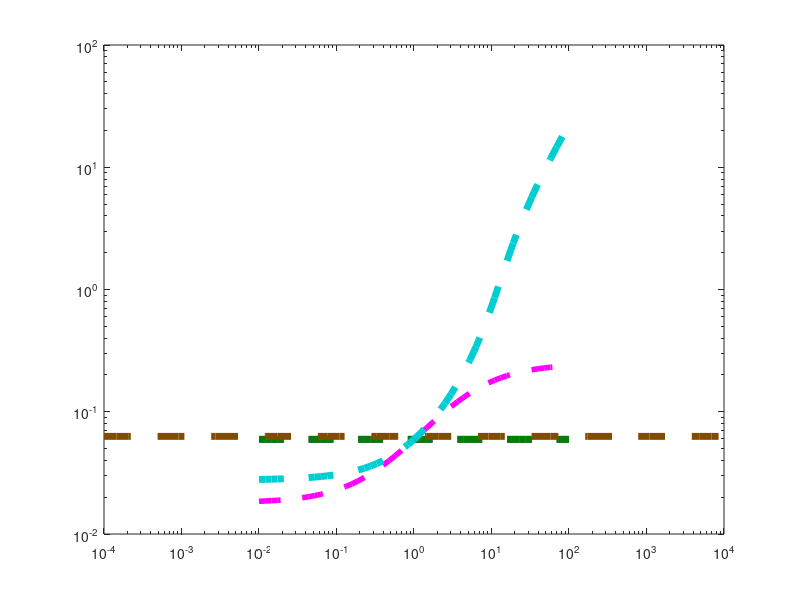

Recreate this plot in MATLAB. (Note: this script raises an error after producing the figure.)
clc
clear 
close all

% Steady state panel E

% define the Localized model equations

R_func = @(kp,kbi,kT,kL,kT_neg,kLT,kL_neg,kc,kc_neg,ki) kp ./(kbi + kT + kL - ((kT_neg.*kT)./(kT_neg+kLT)) + ((kL_neg .*(((kLT.*kT) ./ (kT_neg+kLT)) +kL) ./ (((kc.*kc_neg) ./ (kc_neg+ki)) -kL_neg - kc))));
T_func = @(R,kT,kT_neg,kLT) (kT.*R) ./ (kT_neg+kLT);
RL_func = @(R,kT,kT_neg, kLT,kL,kL_neg,ki,kc,kc_neg) -R.*(((kLT.*kT) ./ (kT_neg+kLT)) +kL)./ (((kc.*kc_neg) ./ (kc_neg+ki)) -kL_neg - kc);
Rc_func = @(kc,kc_neg,ki,RL) (kc.*RL) ./(kc_neg+ki);


%--------------------------%

% do kc max and half

clear kp kT kT_neg kc kc_neg ki kLT kL_neg kbi kL;

kc_0 = 0.1;
kc_vals = kc_0*logspace(-2,2,51);
for i=1:length(kc_vals)
    kp = 1;
    kT = (1/30)*10; 
    kT_neg = 0.12/10; 
    kc =  kc_vals(i);
    kc_neg = 0.05; 
    ki = 0.05; 
    kLT = logspace(-5,5,501); 
    kL_neg = 0.05; 
    kbi = 1*(3*10^-4); 
    kL = 0.1*kLT;
    
    R = R_func(kp,kbi,kT,kL,kT_neg,kLT,kL_neg,kc,kc_neg,ki);
    T = T_func(R,kT,kT_neg,kLT);
    RL = RL_func(R,kT,kT_neg, kLT,kL,kL_neg,ki,kc,kc_neg);
    Rc = Rc_func(kc,kc_neg,ki,RL);

      % find index for max
    ind = find(RL+Rc==max(RL+Rc));
    maxsignal(i) = max(RL+Rc)./(R(ind)+T(ind)+RL(ind)+Rc(ind));

    totalsignal = (RL+Rc)./(R+T+RL+Rc); % for this set of parameters 
    
    index = find(totalsignal>(0.5*maxsignal(i)),1);
    previoussignal = totalsignal(index-1); %RL(index-1) + Rc(index-1);
    nextsignal = totalsignal(index); %RL(index) + Rc(index);
    fraction = (0.5*maxsignal(i) - previoussignal)/(nextsignal - previoussignal);
    kLT_half(i) = kLT(index-1) + fraction*(kLT(index) - kLT(index-1));
end

kLT_half_kc = kLT_half;


% do kcneg max and half

clear kp kT kT_neg kc kc_neg ki kLT kL_neg kbi kL;

kcneg_0 = 0.05;
kcneg_vals = kcneg_0*logspace(-2,2,51);
for i=1:length(kcneg_vals)
    kp = 1;
    kT = (1/30)*10;
    kT_neg = 0.12/10; 
    kc =  kc_0;
    kc_neg = kcneg_vals(i);
    ki = 0.05;
    kLT = logspace(-5,5,501); 
    kL_neg = 0.05;
    kbi = 1*(3*10^-4); 
    kL = 0.1*kLT;
    
    R = R_func(kp,kbi,kT,kL,kT_neg,kLT,kL_neg,kc,kc_neg,ki);
    T = T_func(R,kT,kT_neg,kLT);
    RL = RL_func(R,kT,kT_neg, kLT,kL,kL_neg,ki,kc,kc_neg);
    Rc = Rc_func(kc,kc_neg,ki,RL);
    
      % find index for max
    ind = find(RL+Rc==max(RL+Rc));
    maxsignal(i) = max(RL+Rc)./(R(ind)+T(ind)+RL(ind)+Rc(ind));

    totalsignal = (RL+Rc)./(R+T+RL+Rc); % for this set of parameters 
    
    index = find(totalsignal>(0.5*maxsignal(i)),1);
    previoussignal = totalsignal(index-1); %RL(index-1) + Rc(index-1);
    nextsignal = totalsignal(index); %RL(index) + Rc(index);
    fraction = (0.5*maxsignal(i) - previoussignal)/(nextsignal - previoussignal);
    kLT_half(i) = kLT(index-1) + fraction*(kLT(index) - kLT(index-1));
end

kLT_half_kcneg = kLT_half;


% do ki max and half

clear kp kT kT_neg kc kc_neg ki kLT kL_neg kbi kL;

ki_0 = 0.05;
ki_vals = ki_0*logspace(-2,2,51);
for i=1:length(ki_vals)
    kp = 1;
    kT = (1/30)*10;
    kT_neg = 0.12/10; 
    kc =  kc_0;
    kc_neg = kcneg_0;
    ki = ki_vals(i);
    kLT = logspace(-5,5,501); 
    kL_neg = 0.05;
    kbi = 1*(3*10^-4); 
    kL = 0.1*kLT;
    
    R = R_func(kp,kbi,kT,kL,kT_neg,kLT,kL_neg,kc,kc_neg,ki);
    T = T_func(R,kT,kT_neg,kLT);
    RL = RL_func(R,kT,kT_neg, kLT,kL,kL_neg,ki,kc,kc_neg);
    Rc = Rc_func(kc,kc_neg,ki,RL);
    
      % find index for max
    ind = find(RL+Rc==max(RL+Rc));
    maxsignal(i) = max(RL+Rc)./(R(ind)+T(ind)+RL(ind)+Rc(ind));

    totalsignal = (RL+Rc)./(R+T+RL+Rc); % for this set of parameters 
    
    index = find(totalsignal>(0.5*maxsignal(i)),1);
    previoussignal = totalsignal(index-1); %RL(index-1) + Rc(index-1);
    nextsignal = totalsignal(index); %RL(index) + Rc(index);
    fraction = (0.5*maxsignal(i) - previoussignal)/(nextsignal - previoussignal);
    kLT_half(i) = kLT(index-1) + fraction*(kLT(index) - kLT(index-1));
end

kLT_half_ki = kLT_half;


% do kbi max and half

clear kp kT kT_neg kc kc_neg ki kLT kL_neg kbi kL;

kbi_0 = 3*10^-4;
kbi_vals = kbi_0*logspace(-4,4,51);
for i=1:length(kbi_vals)
    kp = 1;
    kT = (1/30)*10; 
    kT_neg = 0.12/10;
    kc =  kc_0;
    kc_neg = kcneg_0;
    ki = ki_0;
    kLT_kbi = logspace(-10,4,51);
    kL_neg = 0.05; 
    kbi = kbi_vals(i);
    kL = 0.1*kLT_kbi;
    
    R = R_func(kp,kbi,kT,kL,kT_neg,kLT_kbi,kL_neg,kc,kc_neg,ki);
    T = T_func(R,kT,kT_neg,kLT_kbi);
    RL = RL_func(R,kT,kT_neg, kLT_kbi,kL,kL_neg,ki,kc,kc_neg);
    Rc = Rc_func(kc,kc_neg,ki,RL);
    
      % find index for max
    ind = find(RL+Rc==max(RL+Rc));
    maxsignal(i) = max(RL+Rc)./(R(ind)+T(ind)+RL(ind)+Rc(ind));

    totalsignal = (RL+Rc)./(R+T+RL+Rc); % for this set of parameters 
    
    index = find(totalsignal>(0.5*maxsignal(i)),1);
    previoussignal = totalsignal(index-1); %RL(index-1) + Rc(index-1);
    nextsignal = totalsignal(index); %RL(index) + Rc(index);
    fraction = (0.5*maxsignal(i) - previoussignal)/(nextsignal - previoussignal);
    kLT_half(i) = kLT_kbi(index-1) + fraction*(kLT_kbi(index) - kLT_kbi(index-1));
end

kLT_half_kbi = kLT_half;


% do kLneg max and half

clear kp kT kT_neg kc kc_neg ki kLT kL_neg kbi kL;

kLneg_0 = 0.05;
kLneg_vals = kLneg_0*logspace(-2,2,51);
for i=1:length(kLneg_vals)
    kp = 1;
    kT = (1/30)*10; 
    kT_neg = 0.12/10; 
    kc =  kc_0;
    kc_neg = kcneg_0;
    ki = ki_0;  
    kLT = logspace(-5,5,501); 
    kL_neg = kLneg_vals(i); 
    kbi = kbi_0; 
    kL = 0.1*kLT;
    
    R = R_func(kp,kbi,kT,kL,kT_neg,kLT,kL_neg,kc,kc_neg,ki);
    T = T_func(R,kT,kT_neg,kLT);
    RL = RL_func(R,kT,kT_neg, kLT,kL,kL_neg,ki,kc,kc_neg);
    Rc = Rc_func(kc,kc_neg,ki,RL);
    
      % find index for max
    ind = find(RL+Rc==max(RL+Rc));
    maxsignal(i) = max(RL+Rc)./(R(ind)+T(ind)+RL(ind)+Rc(ind));

    totalsignal = (RL+Rc)./(R+T+RL+Rc); % for this set of parameters 
    
    index = find(totalsignal>(0.5*maxsignal(i)),1);
    previoussignal = totalsignal(index-1); %RL(index-1) + Rc(index-1);
    nextsignal = totalsignal(index); %RL(index) + Rc(index);
    fraction = (0.5*maxsignal(i) - previoussignal)/(nextsignal - previoussignal);
    kLT_half(i) = kLT(index-1) + fraction*(kLT(index) - kLT(index-1));
end

kLT_half_kLneg = kLT_half;


% % do kT max and half
% 
% clear kp kT kT_neg kc kc_neg ki kLT kL_neg kbi kL;
% 
% kT_0 = 1/30;
% kT_vals = kT_0*logspace(-2,2,51);
% for i=1:length(kT_vals)
%     kp = 1;
%     kT = kT_vals(i); 
%     kT_neg = 0.12; 
%     kc =  kc_0; 
%     kc_neg = kcneg_0;
%     ki = ki_0;  
%     kLT = logspace(-5,5,501);
%     kL_neg = kLneg_0;
%     kbi = kbi_0; 
%     kL = 0.1*kLT;
% 
%     R = R_func(kp,kbi,kT,kL,kT_neg,kLT,kL_neg,kc,kc_neg,ki);
%     T = T_func(R,kT,kT_neg,kLT);
%     RL = RL_func(R,kT,kT_neg, kLT,kL,kL_neg,ki,kc,kc_neg);
%     Rc = Rc_func(kc,kc_neg,ki,RL);
% 
%       % find index for max
%     ind = find(RL+Rc==max(RL+Rc));
%     maxsignal(i) = max(RL+Rc)./(R(ind)+T(ind)+RL(ind)+Rc(ind));
% 
%     totalsignal = (RL+Rc)./(R+T+RL+Rc); % for this set of parameters 
% 
%     index = find(totalsignal>(0.5*maxsignal(i)),1);
%     previoussignal = totalsignal(index-1); %RL(index-1) + Rc(index-1);
%     nextsignal = totalsignal(index); %RL(index) + Rc(index);
%     fraction = (0.5*maxsignal(i) - previoussignal)/(nextsignal - previoussignal);
%     kLT_half(i) = kLT(index-1) + fraction*(kLT(index) - kLT(index-1));
% end
% 
% kLT_half_kT = kLT_half;
% 
% 
% % do kTneg max and half
% 
% clear kp kT kT_neg kc kc_neg ki kLT kL_neg kbi kL;
% 
% kTneg_0 = 0.12;
% kTneg_vals = kTneg_0*logspace(-2,2,51);
% for i=1:length(kTneg_vals)
%     kp = 1;
%     kT = kT_0;
%     kT_neg = kTneg_vals(i); 
%     kc =  kc_0;
%     kc_neg = kcneg_0;
%     ki = ki_0;
%     kLT = logspace(-5,5,501); 
%     kL_neg = kLneg_0; 
%     kbi = kbi_0; 
%     kL = 0.1*kLT;
% 
%     R = R_func(kp,kbi,kT,kL,kT_neg,kLT,kL_neg,kc,kc_neg,ki);
%     T = T_func(R,kT,kT_neg,kLT);
%     RL = RL_func(R,kT,kT_neg, kLT,kL,kL_neg,ki,kc,kc_neg);
%     Rc = Rc_func(kc,kc_neg,ki,RL);
% 
%       % find index for max
%     ind = find(RL+Rc==max(RL+Rc));
%     maxsignal(i) = max(RL+Rc)./(R(ind)+T(ind)+RL(ind)+Rc(ind));
% 
%     totalsignal = (RL+Rc)./(R+T+RL+Rc); % for this set of parameters 
% 
%     index = find(totalsignal>(0.5*maxsignal(i)),1);
%     previoussignal = totalsignal(index-1); %RL(index-1) + Rc(index-1);
%     nextsignal = totalsignal(index); %RL(index) + Rc(index);
%     fraction = (0.5*maxsignal(i) - previoussignal)/(nextsignal - previoussignal);
%     kLT_half(i) = kLT(index-1) + fraction*(kLT(index) - kLT(index-1));
% end
% 
% kLT_half_kTneg = kLT_half;

% plot properties

figure(1)
loglog(kc_vals/kc_0,kLT_half_kc,'--','color',[0.5210 0.0860 0.8190],'linewidth',5);
hold on
loglog(kcneg_vals/kcneg_0,kLT_half_kcneg,'--','color',[0 0.5 0],'linewidth',5);
loglog(ki_vals/ki_0,kLT_half_ki,'m--','linewidth',4);
loglog(kbi_vals/kbi_0,kLT_half_kbi,'--',"Color", [0.5 0.3 0],'linewidth',5);
loglog(kLneg_vals/kLneg_0,kLT_half_kLneg,'--','color',[0, 0.8078, 0.8235],'linewidth',5);
%loglog(kT_vals/kT_0,kLT_half_kT,'--','color',[1 0.5 0],'linewidth',5);
%loglog(kTneg_vals/kTneg_0,kLT_half_kTneg,'--',"Color",[0.5 0.5 0.5],'linewidth',5);


X1 = kc_vals/kc_0;
Y1 = kLT_half_kc;
Localized_data1 = [X1(:), Y1(:)];
% Save as a tab-delimited text file with headers
header = {'kc_vals/kc_0', 'Ligand required for signaling onset'};
writetable(array2table(Localized_data1, 'VariableNames', header), 'kc.txt', 'Delimiter', '\t');

X2 = kcneg_vals/kcneg_0;
Y2 = kLT_half_kcneg;
Localized_data2 = [X2(:), Y2(:)];
% Save as a tab-delimited text file with headers
header = {'kcneg_vals/kcneg_0', 'Ligand required for signaling onset'};
writetable(array2table(Localized_data2, 'VariableNames', header), 'kc_neg.txt', 'Delimiter', '\t');

X3 = ki_vals/ki_0;
Y3 = kLT_half_ki;
Localized_data3 = [X3(:), Y3(:)];
% Save as a tab-delimited text file with headers
header = {'ki_vals/ki_0', 'Ligand required for signaling onset'};
writetable(array2table(Localized_data3, 'VariableNames', header), 'ki.txt', 'Delimiter', '\t');

X4 = kbi_vals/kbi_0;
Y4 = kLT_half_kbi;
Localized_data4 = [X4(:), Y4(:)];
% Save as a tab-delimited text file with headers
header = {'kbi_vals/kbi_0', 'Ligand required for signaling onset'};
writetable(array2table(Localized_data4, 'VariableNames', header), 'kbi.txt', 'Delimiter', '\t');

X5 = kLneg_vals/kLneg_0;
Y5 = kLT_half_kLneg;
Localized_data5 = [X5(:), Y5(:)];
% Save as a tab-delimited text file with headers
header = {'kLneg_vals/kLneg_0', 'Ligand required for signaling onset'};
writetable(array2table(Localized_data5, 'VariableNames', header), 'kL_neg.txt', 'Delimiter', '\t');



set(gca','fontsize',28)
xlabel('k/k_0','fontsize',30);
ylabel('k_{+L} at half of max fraction (s^{-1})','fontsize',30);
%legend('Uniform : k_c','Uniform : k_{-c}','Uniform : k_i','Uniform : k_{bi}','Uniform : k_{-L}','fontsize',14);
%legend('k_{+c}','k_{-c}','k_i','k_{bi}','k_{-L}','k_{+T}','k_{-T}','fontsize',12,location='north');
set(gcf,'Color','white')
axis tight
%ylim([10^0 10^2])
xlim([10^-2 10^2])
ylim([10^-2*0.5 10^2])
xticks([10^-2 10^-1 10^0 10^1 10^2])
box off

% Plot colours
% Default uniform params will be blue and default localized will be red
% kT = Orange
% kT_neg = gray
% kc = purple
% kc_neg = green
% kL_neg = cyan
% ki = magenta
% kbi = brown

% 
% % For individual legend curves 
% 
% % Make additional text for legend
% annotation('textbox', [0.205 0.7 0.15 0.05], 'String', 'k_{+c}', 'Color',[0.5210 0.0860 0.8190]',...
%            'LineStyle', 'none','FontSize', 20);
% 
% % Make additional text for legend
% annotation('textbox', [0.205 0.7 0.15 0.05], 'String', 'k_{-c}', 'Color','g',...
%            'LineStyle', 'none','FontSize', 20);
% 
% % Make additional text for legend
% annotation('textbox', [0.205 0.7 0.15 0.05], 'String', 'k_{i}', 'Color','m',...
%            'LineStyle', 'none','FontSize', 20);
% 
% % Make additional text for legend
% annotation('textbox', [0.205 0.7 0.15 0.05], 'String', 'k_{bi}', 'Color',[0.5 0.3 0],...
%            'LineStyle', 'none','FontSize', 20);
% 
% % Make additional text for legend
% annotation('textbox', [0.205 0.7 0.15 0.05], 'String', 'k_{-L}', 'Color','c',...
%            'LineStyle', 'none','FontSize', 20);
% 
% % Make additional text for legend
% annotation('textbox', [0.205 0.7 0.15 0.05], 'String', 'k_{+T}', 'Color',[1 0.5 0],...
%            'LineStyle', 'none','FontSize', 20);
% 
% % Make additional text for legend
% annotation('textbox', [0.205 0.7 0.15 0.05], 'String', 'k_{-T}', 'Color',[0.5 0.5 0.5],...
%            'LineStyle', 'none','FontSize', 20);
